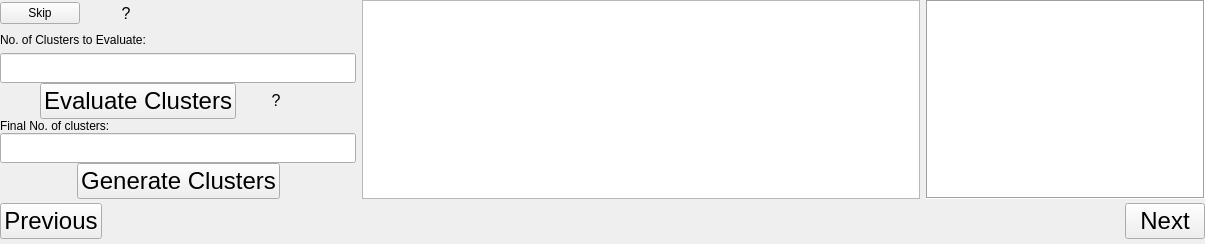
              <widget class="QWidget" name="page_5">
               <layout class="QVBoxLayout" name="verticalLayout_23" stretch="1,0">
                <property name="spacing">
                 <number>0</number>
                </property>
                <property name="leftMargin">
                 <number>0</number>
                </property>
                <property name="topMargin">
                 <number>0</number>
                </property>
                <property name="rightMargin">
                 <number>0</number>
                </property>
                <property name="bottomMargin">
                 <number>0</number>
                </property>
                <item>
                 <widget class="QFrame" name="frame_32">
                  <property name="frameShape">
                   <enum>QFrame::Shape::NoFrame</enum>
                  </property>
                  <property name="frameShadow">
                   <enum>QFrame::Shadow::Raised</enum>
                  </property>
                  <layout class="QHBoxLayout" name="horizontalLayout_27" stretch="0,1">
                   <property name="spacing">
                    <number>6</number>
                   </property>
                   <property name="leftMargin">
                    <number>0</number>
                   </property>
                   <property name="topMargin">
                    <number>0</number>
                   </property>
                   <property name="rightMargin">
                    <number>0</number>
                   </property>
                   <property name="bottomMargin">
                    <number>0</number>
                   </property>
                   <item>
                    <widget class="QFrame" name="frame_33">
                     <property name="frameShape">
                      <enum>QFrame::Shape::NoFrame</enum>
                     </property>
                     <property name="frameShadow">
                      <enum>QFrame::Shadow::Raised</enum>
                     </property>
                     <layout class="QVBoxLayout" name="verticalLayout_22">
                      <property name="spacing">
                       <number>0</number>
                      </property>
                      <property name="leftMargin">
                       <number>0</number>
                      </property>
                      <property name="topMargin">
                       <number>0</number>
                      </property>
                      <property name="rightMargin">
                       <number>0</number>
                      </property>
                      <property name="bottomMargin">
                       <number>0</number>
                      </property>
                      <item>
                       <widget class="QWidget" name="widget" native="true">
                        <layout class="QVBoxLayout" name="verticalLayout_24">
                         <property name="spacing">
                          <number>0</number>
                         </property>
                         <property name="leftMargin">
                          <number>0</number>
                         </property>
                         <property name="topMargin">
                          <number>0</number>
                         </property>
                         <property name="rightMargin">
                          <number>0</number>
                         </property>
                         <property name="bottomMargin">
                          <number>0</number>
                         </property>
                         <item>
                          <widget class="QFrame" name="frame_28">
                           <property name="frameShape">
                            <enum>QFrame::Shape::NoFrame</enum>
                           </property>
                           <property name="frameShadow">
                            <enum>QFrame::Shadow::Raised</enum>
                           </property>
                           <layout class="QVBoxLayout" name="verticalLayout_20">
                            <property name="spacing">
                             <number>0</number>
                            </property>
                            <property name="leftMargin">
                             <number>0</number>
                            </property>
                            <property name="topMargin">
                             <number>0</number>
                            </property>
                            <property name="rightMargin">
                             <number>0</number>
                            </property>
                            <property name="bottomMargin">
                             <number>0</number>
                            </property>
                            <item>
                             <widget class="QFrame" name="frame_14">
                              <property name="styleSheet">
                               <string notr="true"/>
                              </property>
                              <property name="frameShape">
                               <enum>QFrame::Shape::NoFrame</enum>
                              </property>
                              <property name="frameShadow">
                               <enum>QFrame::Shadow::Raised</enum>
                              </property>
                              <layout class="QGridLayout" name="gridLayout_8">
                               <property name="leftMargin">
                                <number>0</number>
                               </property>
                               <property name="topMargin">
                                <number>0</number>
                               </property>
                               <property name="rightMargin">
                                <number>0</number>
                               </property>
                               <property name="bottomMargin">
                                <number>0</number>
                               </property>
                               <item row="0" column="0">
                                <widget class="QPushButton" name="pushButton">
                                 <property name="styleSheet">
                                  <string notr="true">font: 18pt &quot;Arial&quot;;</string>
                                 </property>
                                 <property name="text">
                                  <string>Skip</string>
                                 </property>
                                </widget>
                               </item>
                               <item row="0" column="1">
                                <widget class="QPushButton" name="pushButton_help_solar">
                                 <property name="minimumSize">
                                  <size>
                                   <width>25</width>
                                   <height>23</height>
                                  </size>
                                 </property>
                                 <property name="font">
                                  <font>
                                   <pointsize>12</pointsize>
                                  </font>
                                 </property>
                                 <property name="cursor">
                                  <cursorShape>PointingHandCursor</cursorShape>
                                 </property>
                                 <property name="styleSheet">
                                  <string notr="true"/>
                                 </property>
                                 <property name="text">
                                  <string>?</string>
                                 </property>
                                 <property name="flat">
                                  <bool>true</bool>
                                 </property>
                                </widget>
                               </item>
                               <item row="0" column="2">
                                <spacer name="horizontalSpacer_9">
                                 <property name="orientation">
                                  <enum>Qt::Orientation::Horizontal</enum>
                                 </property>
                                 <property name="sizeHint" stdset="0">
                                  <size>
                                   <width>158</width>
                                   <height>20</height>
                                  </size>
                                 </property>
                                </spacer>
                               </item>
                               <item row="1" column="0" colspan="3">
                                <widget class="QLabel" name="label_5">
                                 <property name="text">
                                  <string>No. of Clusters to Evaluate:</string>
                                 </property>
                                </widget>
                               </item>
                               <item row="2" column="0" colspan="3">
                                <widget class="QLineEdit" name="lineEdit">
                                 <property name="minimumSize">
                                  <size>
                                   <width>0</width>
                                   <height>30</height>
                                  </size>
                                 </property>
                                 <property name="styleSheet">
                                  <string notr="true"/>
                                 </property>
                                </widget>
                               </item>
                              </layout>
                             </widget>
                            </item>
                            <item>
                             <widget class="QFrame" name="frame_27">
                              <property name="frameShape">
                               <enum>QFrame::Shape::NoFrame</enum>
                              </property>
                              <property name="frameShadow">
                               <enum>QFrame::Shadow::Raised</enum>
                              </property>
                              <layout class="QHBoxLayout" name="horizontalLayout_22">
                               <property name="spacing">
                                <number>0</number>
                               </property>
                               <property name="leftMargin">
                                <number>0</number>
                               </property>
                               <property name="topMargin">
                                <number>0</number>
                               </property>
                               <property name="rightMargin">
                                <number>0</number>
                               </property>
                               <property name="bottomMargin">
                                <number>0</number>
                               </property>
                               <item>
                                <spacer name="horizontalSpacer_16">
                                 <property name="orientation">
                                  <enum>Qt::Orientation::Horizontal</enum>
                                 </property>
                                 <property name="sizeHint" stdset="0">
                                  <size>
                                   <width>40</width>
                                   <height>20</height>
                                  </size>
                                 </property>
                                </spacer>
                               </item>
                               <item>
                                <widget class="QPushButton" name="pushButton_2">
                                 <property name="minimumSize">
                                  <size>
                                   <width>135</width>
                                   <height>0</height>
                                  </size>
                                 </property>
                                 <property name="sizeIncrement">
                                  <size>
                                   <width>0</width>
                                   <height>0</height>
                                  </size>
                                 </property>
                                 <property name="font">
                                  <font>
                                   <family>Arial</family>
                                   <pointsize>18</pointsize>
                                   <italic>false</italic>
                                   <bold>false</bold>
                                  </font>
                                 </property>
                                 <property name="styleSheet">
                                  <string notr="true">font: 18pt &quot;Arial&quot;;</string>
                                 </property>
                                 <property name="text">
                                  <string>Evaluate Clusters</string>
                                 </property>
                                </widget>
                               </item>
                               <item>
                                <widget class="QPushButton" name="pushButton_api_8">
                                 <property name="minimumSize">
                                  <size>
                                   <width>25</width>
                                   <height>23</height>
                                  </size>
                                 </property>
                                 <property name="font">
                                  <font>
                                   <pointsize>12</pointsize>
                                  </font>
                                 </property>
                                 <property name="cursor">
                                  <cursorShape>PointingHandCursor</cursorShape>
                                 </property>
                                 <property name="styleSheet">
                                  <string notr="true"/>
                                 </property>
                                 <property name="text">
                                  <string>?</string>
                                 </property>
                                 <property name="flat">
                                  <bool>true</bool>
                                 </property>
                                </widget>
                               </item>
                               <item>
                                <spacer name="horizontalSpacer_8">
                                 <property name="orientation">
                                  <enum>Qt::Orientation::Horizontal</enum>
                                 </property>
                                 <property name="sizeHint" stdset="0">
                                  <size>
                                   <width>40</width>
                                   <height>20</height>
                                  </size>
                                 </property>
                                </spacer>
                               </item>
                              </layout>
                             </widget>
                            </item>
                           </layout>
                          </widget>
                         </item>
                        </layout>
                       </widget>
                      </item>
                      <item>
                       <widget class="QWidget" name="widget_2" native="true">
                        <layout class="QVBoxLayout" name="verticalLayout_21">
                         <property name="spacing">
                          <number>0</number>
                         </property>
                         <property name="leftMargin">
                          <number>0</number>
                         </property>
                         <property name="topMargin">
                          <number>0</number>
                         </property>
                         <property name="rightMargin">
                          <number>0</number>
                         </property>
                         <property name="bottomMargin">
                          <number>0</number>
                         </property>
                         <item>
                          <widget class="QFrame" name="frame_30">
                           <property name="frameShape">
                            <enum>QFrame::Shape::NoFrame</enum>
                           </property>
                           <property name="frameShadow">
                            <enum>QFrame::Shadow::Raised</enum>
                           </property>
                           <layout class="QVBoxLayout" name="verticalLayout_43">
                            <property name="spacing">
                             <number>0</number>
                            </property>
                            <property name="leftMargin">
                             <number>0</number>
                            </property>
                            <property name="topMargin">
                             <number>0</number>
                            </property>
                            <property name="rightMargin">
                             <number>0</number>
                            </property>
                            <property name="bottomMargin">
                             <number>0</number>
                            </property>
                            <item>
                             <widget class="QFrame" name="frame_54">
                              <property name="frameShape">
                               <enum>QFrame::Shape::NoFrame</enum>
                              </property>
                              <property name="frameShadow">
                               <enum>QFrame::Shadow::Raised</enum>
                              </property>
                              <layout class="QVBoxLayout" name="verticalLayout_38">
                               <property name="spacing">
                                <number>0</number>
                               </property>
                               <property name="leftMargin">
                                <number>0</number>
                               </property>
                               <property name="topMargin">
                                <number>0</number>
                               </property>
                               <property name="rightMargin">
                                <number>0</number>
                               </property>
                               <property name="bottomMargin">
                                <number>0</number>
                               </property>
                               <item>
                                <widget class="QLabel" name="label_6">
                                 <property name="text">
                                  <string>Final No. of clusters:</string>
                                 </property>
                                </widget>
                               </item>
                               <item>
                                <widget class="QLineEdit" name="lineEdit_2">
                                 <property name="minimumSize">
                                  <size>
                                   <width>0</width>
                                   <height>30</height>
                                  </size>
                                 </property>
                                </widget>
                               </item>
                              </layout>
                             </widget>
                            </item>
                           </layout>
                          </widget>
                         </item>
                         <item>
                          <widget class="QFrame" name="frame_31">
                           <property name="frameShape">
                            <enum>QFrame::Shape::NoFrame</enum>
                           </property>
                           <property name="frameShadow">
                            <enum>QFrame::Shadow::Raised</enum>
                           </property>
                           <layout class="QHBoxLayout" name="horizontalLayout_25">
                            <property name="spacing">
                             <number>0</number>
                            </property>
                            <property name="leftMargin">
                             <number>0</number>
                            </property>
                            <property name="topMargin">
                             <number>0</number>
                            </property>
                            <property name="rightMargin">
                             <number>0</number>
                            </property>
                            <property name="bottomMargin">
                             <number>0</number>
                            </property>
                            <item>
                             <spacer name="horizontalSpacer_17">
                              <property name="orientation">
                               <enum>Qt::Orientation::Horizontal</enum>
                              </property>
                              <property name="sizeHint" stdset="0">
                               <size>
                                <width>40</width>
                                <height>20</height>
                               </size>
                              </property>
                             </spacer>
                            </item>
                            <item>
                             <widget class="QPushButton" name="pushButton_3">
                              <property name="minimumSize">
                               <size>
                                <width>135</width>
                                <height>0</height>
                               </size>
                              </property>
                              <property name="font">
                               <font>
                                <family>Arial</family>
                                <pointsize>18</pointsize>
                                <italic>false</italic>
                                <bold>false</bold>
                               </font>
                              </property>
                              <property name="styleSheet">
                               <string notr="true">font: 18pt &quot;Arial&quot;;</string>
                              </property>
                              <property name="text">
                               <string>Generate Clusters</string>
                              </property>
                             </widget>
                            </item>
                            <item>
                             <spacer name="horizontalSpacer_18">
                              <property name="orientation">
                               <enum>Qt::Orientation::Horizontal</enum>
                              </property>
                              <property name="sizeHint" stdset="0">
                               <size>
                                <width>40</width>
                                <height>20</height>
                               </size>
                              </property>
                             </spacer>
                            </item>
                           </layout>
                          </widget>
                         </item>
                        </layout>
                       </widget>
                      </item>
                     </layout>
                    </widget>
                   </item>
                   <item>
                    <widget class="QFrame" name="frame_29">
                     <property name="frameShape">
                      <enum>QFrame::Shape::NoFrame</enum>
                     </property>
                     <property name="frameShadow">
                      <enum>QFrame::Shadow::Raised</enum>
                     </property>
                     <layout class="QHBoxLayout" name="horizontalLayout_23" stretch="2,1">
                      <property name="spacing">
                       <number>6</number>
                      </property>
                      <property name="leftMargin">
                       <number>0</number>
                      </property>
                      <property name="topMargin">
                       <number>0</number>
                      </property>
                      <property name="rightMargin">
                       <number>0</number>
                      </property>
                      <property name="bottomMargin">
                       <number>0</number>
                      </property>
                      <item>
                       <widget class="QTextBrowser" name="textBrowser_6">
                        <property name="styleSheet">
                         <string notr="true"/>
                        </property>
                       </widget>
                      </item>
                      <item>
                       <widget class="QTextBrowser" name="textBrowser_5">
                        <property name="styleSheet">
                         <string notr="true"/>
                        </property>
                        <property name="frameShape">
                         <enum>QFrame::Shape::Box</enum>
                        </property>
                       </widget>
                      </item>
                     </layout>
                    </widget>
                   </item>
                  </layout>
                 </widget>
                </item>
                <item>
                 <widget class="QWidget" name="widget_17" native="true">
                  <layout class="QHBoxLayout" name="horizontalLayout_26">
                   <property name="spacing">
                    <number>0</number>
                   </property>
                   <property name="leftMargin">
                    <number>0</number>
                   </property>
                   <property name="topMargin">
                    <number>0</number>
                   </property>
                   <property name="rightMargin">
                    <number>0</number>
                   </property>
                   <property name="bottomMargin">
                    <number>0</number>
                   </property>
                   <item>
                    <widget class="QPushButton" name="pushButton_DI_previous_5">
                     <property name="sizePolicy">
                      <sizepolicy hsizetype="Preferred" vsizetype="Fixed">
                       <horstretch>0</horstretch>
                       <verstretch>0</verstretch>
                      </sizepolicy>
                     </property>
                     <property name="minimumSize">
                      <size>
                       <width>55</width>
                       <height>25</height>
                      </size>
                     </property>
                     <property name="font">
                      <font>
                       <family>Arial</family>
                       <pointsize>18</pointsize>
                       <italic>false</italic>
                       <bold>false</bold>
                      </font>
                     </property>
                     <property name="styleSheet">
                      <string notr="true">font: 18pt &quot;Arial&quot;;</string>
                     </property>
                     <property name="text">
                      <string>Previous</string>
                     </property>
                    </widget>
                   </item>
                   <item>
                    <spacer name="horizontalSpacer_15">
                     <property name="orientation">
                      <enum>Qt::Orientation::Horizontal</enum>
                     </property>
                     <property name="sizeHint" stdset="0">
                      <size>
                       <width>1023</width>
                       <height>45</height>
                      </size>
                     </property>
                    </spacer>
                   </item>
                   <item>
                    <widget class="QPushButton" name="pushButton_DI_next_5">
                     <property name="minimumSize">
                      <size>
                       <width>45</width>
                       <height>25</height>
                      </size>
                     </property>
                     <property name="font">
                      <font>
                       <family>Arial</family>
                       <pointsize>18</pointsize>
                       <italic>false</italic>
                       <bold>false</bold>
                      </font>
                     </property>
                     <property name="styleSheet">
                      <string notr="true">font: 18pt &quot;Arial&quot;;</string>
                     </property>
                     <property name="text">
                      <string>Next</string>
                     </property>
                    </widget>
                   </item>
                  </layout>
                 </widget>
                </item>
               </layout>
              </widget>
